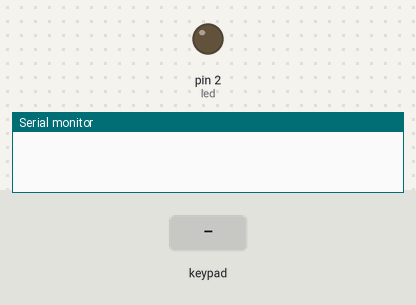
Simulated run of this sketch. Board: Arduino Mega 2560, built with avr-gcc and run on an emulated ATmega2560. Shown: output pins drawn as LEDs (lit = HIGH), the last lines printed to the serial monitor. The inputs (shaded band) are chosen by the test bench.

Above: at 1.2 s.
1.3 s: keypad keys 1 2 3 4 5 pressed 0.4 s apart
At 4.3 s:
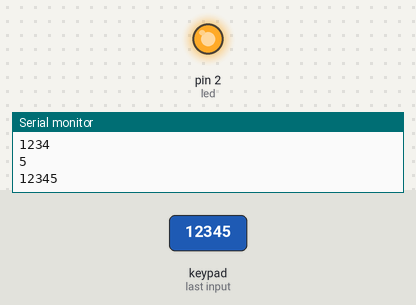
4.8 s: key 'A' pressed
At 5.6 s:
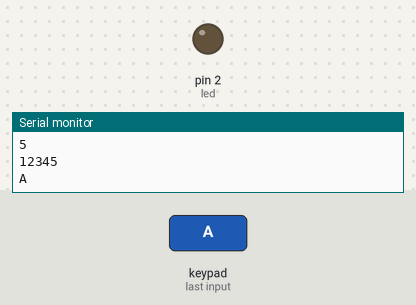
Timing chart, 0 to 7.8 s (numbered marks = the images above; inputs shaded):
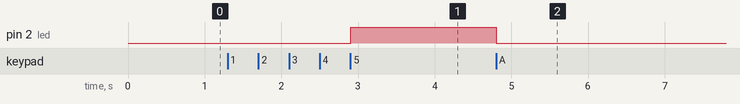

Measured:
- after the input at 1.3 s, pin 2 (led): LOW → HIGH after 1.6 s
- after the input at 4.8 s, pin 2 (led): HIGH → LOW at once

The sketch:

keypad.ino
```cpp
#include<Keypad.h>
 String keys="";
const byte ROWS=4;  //four rows
const byte COLS=4;  //four columns
int led=2;
//define symbols on the button of the keypads
char hexakeys[ROWS][COLS]={
  {'1', '2', '3', 'A'},
  {'4', '5', '6', 'B'},
  {'7', '8', '9', 'C'},
  {'*', '0', '#', 'D'}
  };
byte rowPins[ROWS]={22,30,38,46}; //row pins of the keypad
byte colPins[COLS]={27,35,43,51}; //col pins of the keypad

Keypad keypads=Keypad(makeKeymap(hexakeys),rowPins,colPins,ROWS,COLS);
void setup() {
  pinMode(led,OUTPUT);
Serial.begin(9600);
}

void loop() {
char customKey=keypads.getKey();
  if(customKey){
  Serial.println(customKey);
  store(customKey);
}

}
void store(char customKey){
keys+=customKey;
  if(keys){
    if(customKey=='A'){
      keys="";
      digitalWrite(led,LOW);
    }
  Serial.println(keys);
  key(keys);
  }

  }
void key(String keyss){
  if(keyss=="12345"){
    digitalWrite(led,HIGH);
  }
}
```
